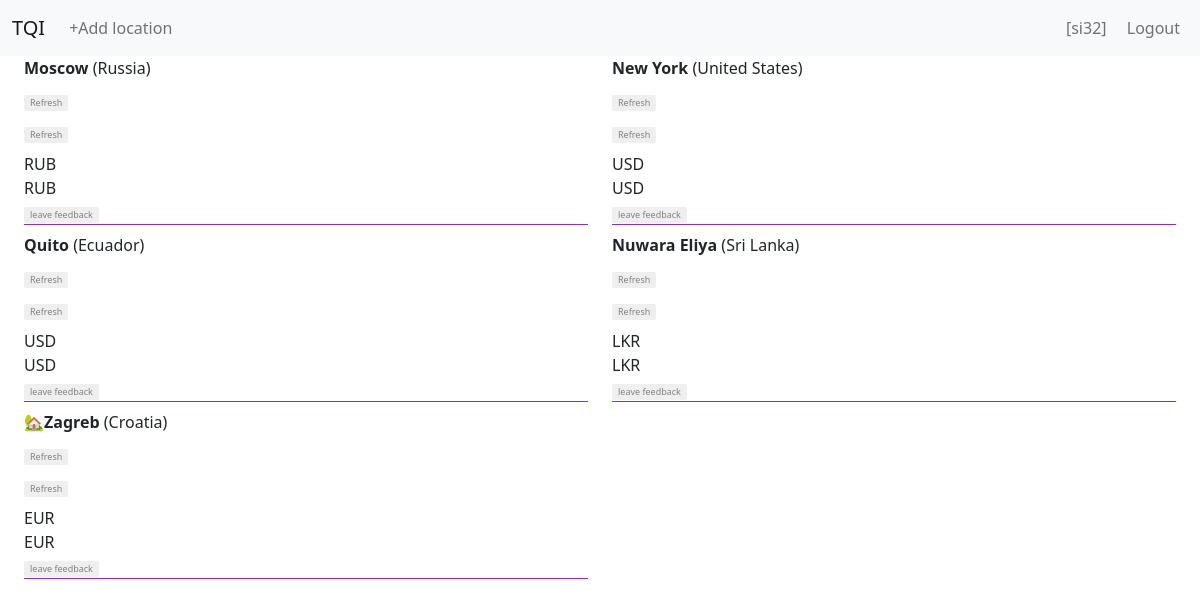
Before: / (signed in) with the older database file.
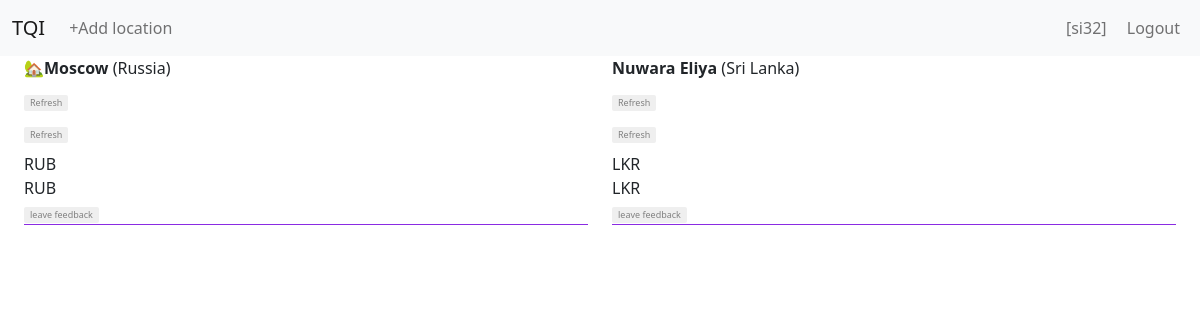
After: the same page with the newer database file.
### infopage/models.py (models this page shows, shortened)
class Location(models.Model):
    user = models.ForeignKey(User, on_delete=models.CASCADE, related_name="user_locations")
    order = models.PositiveIntegerField()
    country = models.ForeignKey(Country, on_delete=models.CASCADE)
    city = models.ForeignKey(City, on_delete=models.CASCADE)
    is_home = models.BooleanField()
    show_hide = models.BooleanField()
    @property
    def currency_code(self):
        return CurrencyCode.objects.get(location=self.country.name).code
    @property
    def taxi_feedback(self):
        try:
            TaxiPrice.objects.get(user=self.user, city=self.city)
            return True
        except TaxiPrice.DoesNotExist:
            return False
    @property
    def restaurant_feedback(self):
        try:
            RestaurantPrice.objects.get(user=self.user, city=self.city)
            return True
        except RestaurantPrice.DoesNotExist:
            return False

class City(models.Model):
    name = models.CharField(max_length=64)
    latitude = models.DecimalField(max_digits=9, decimal_places=6)
    longitude = models.DecimalField(max_digits=9, decimal_places=6)
    population = models.PositiveIntegerField()
    timezone = models.CharField(max_length=64, blank=True)
    country = models.ForeignKey(Country, on_delete=models.CASCADE)

class Country(models.Model):
    name = models.CharField(max_length=64)
    country_code = models.CharField(max_length=8)
    latitude = models.DecimalField(max_digits=9, decimal_places=6)
    longitude = models.DecimalField(max_digits=9, decimal_places=6)
    population = models.PositiveIntegerField()

class CurrencyCode(models.Model):
    code = models.CharField(max_length=3);
    currency = models.CharField(max_length=64)
    location = models.CharField(max_length=64)

### infopage/views.py (the view)
# urls.py: path("", views.index, name="index"),
def index(request):
    if request.user.is_authenticated:
        user = User.objects.get(username=request.user)
        locations = user.user_locations.all().filter(show_hide=True).order_by("order")
        form = Price()
        return render(request, "infopage/index.html", {
            "locations": locations,
            "form": form
        })
    else:
        return render(request, "infopage/login.html")

### infopage/templates/infopage/index.html (shortened to what this page needs)
{% extends "infopage/layout.html" %}
{% load static %}
{% block body %}
		<div class="CountryMainDiv">
			<div class="conteiner-fluid mx-4">
				<div class="row">
					{% for location in locations %}
					<div class="col-sm-12 col-md-6 mb-10">
							{% if location.is_home %}
								<div>🏡<b>{{location.city.name}}</b> ({{location.country.name}})</div>
								{% else %}
								<div><b>{{location.city.name}}</b> ({{location.country.name}})</div>
							{% endif %}
							<div class="weather">
								<button class="refresh-btn" onclick="refresh_weather(event)">Refresh</button>
							</div>
							<div class="currency">
								<button class="refresh-btn" onclick="refresh_currency(event)">Refresh</button>
							</div>
							<div class="price" data-city_id="{{ location.city.id }}">
								<div class="taxi-price">{{ location.currency_code}}</div>
								<div class="restaurant-price">{{ location.currency_code}}</div>
								{% if location.taxi_feedback or location.restaurant_feedback %}
									<button class="refresh-btn" data-bs-toggle="modal" data-bs-target="#addFeedback_{{location.id}}">Change feedback</button>
									<span id="thanks">Thank you for your feedback!</span>
								{% else %}
									<button class="refresh-btn" data-bs-toggle="modal" data-bs-target="#addFeedback_{{location.id}}">leave feedback</button>
								{% endif %}
							</div>
						</div>
					{% endfor %}
				</div>
			</div>
		</div>
{% endblock %}

Changed rows visible on the page:
no longer on this page (row edited): Location: city.name "New York", country.name "United States", currency_code "USD"
no longer on this page (row edited): Location: city.name "Quito", country.name "Ecuador", currency_code "USD"
no longer on this page (row edited): Location: city.name "Zagreb", country.name "Croatia", currency_code "EUR"
changed Location "Moscow": is_home False → True (drawn)
